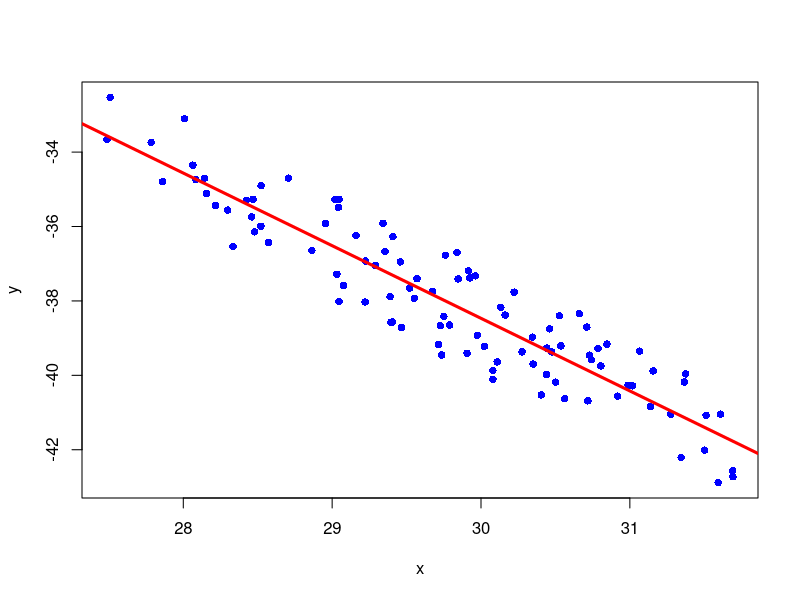

Write the R code that produced this figure.
# Чтение данных
data_X = scan(file="./data/X_3.txt", what=double(), sep="")
data_y = scan(file="./data/Y_3.txt", what=double(), sep="")

#график
plot(data_X, data_y, col="blue", type="p", pch=16, xlab='x', ylab='y')

# находим коэффициенты уравнения регрессии
model_regression = lm(formula = data_y ~ data_X)

model_regression

# строим линию регрессии
abline(model_regression, col="red", lwd="3", add=TRUE)